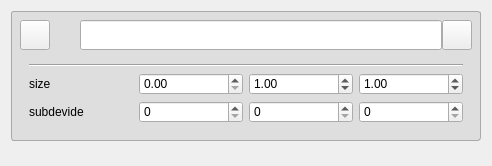
<?xml version="1.0" encoding="UTF-8"?>
<ui version="4.0">
 <class>FGEGeometryEditBoxForm</class>
 <widget class="QWidget" name="FGEGeometryEditBoxForm">
  <property name="geometry">
   <rect>
    <x>0</x>
    <y>0</y>
    <width>492</width>
    <height>166</height>
   </rect>
  </property>
  <property name="windowTitle">
   <string>Form</string>
  </property>
  <layout class="QGridLayout" name="gridLayout_4">
   <item row="0" column="0">
    <widget class="QWidget" name="widget" native="true">
     <property name="minimumSize">
      <size>
       <width>0</width>
       <height>0</height>
      </size>
     </property>
     <property name="maximumSize">
      <size>
       <width>16777215</width>
       <height>16777215</height>
      </size>
     </property>
     <property name="styleSheet">
      <string notr="true">QWidget#widget {
    border: 1px solid darkgray;
	background-color: rgb(222, 222, 222);
	border-radius: 3px;
}</string>
     </property>
     <layout class="QGridLayout" name="gridLayout_2">
      <property name="leftMargin">
       <number>9</number>
      </property>
      <property name="topMargin">
       <number>9</number>
      </property>
      <property name="rightMargin">
       <number>9</number>
      </property>
      <property name="bottomMargin">
       <number>9</number>
      </property>
      <property name="spacing">
       <number>4</number>
      </property>
      <item row="0" column="0">
       <widget class="QWidget" name="widget_2" native="true">
        <property name="minimumSize">
         <size>
          <width>0</width>
          <height>30</height>
         </size>
        </property>
        <property name="maximumSize">
         <size>
          <width>16777215</width>
          <height>30</height>
         </size>
        </property>
        <layout class="QHBoxLayout" name="horizontalLayout_2">
         <property name="spacing">
          <number>0</number>
         </property>
         <property name="leftMargin">
          <number>0</number>
         </property>
         <property name="topMargin">
          <number>0</number>
         </property>
         <property name="rightMargin">
          <number>0</number>
         </property>
         <property name="bottomMargin">
          <number>0</number>
         </property>
         <item>
          <widget class="QPushButton" name="pushButton">
           <property name="minimumSize">
            <size>
             <width>30</width>
             <height>30</height>
            </size>
           </property>
           <property name="maximumSize">
            <size>
             <width>30</width>
             <height>30</height>
            </size>
           </property>
           <property name="text">
            <string/>
           </property>
           <property name="icon">
            <iconset resource="../../icons.qrc">
             <normaloff>:/Icons/svg/down_arrow.svg</normaloff>:/Icons/svg/down_arrow.svg</iconset>
           </property>
           <property name="iconSize">
            <size>
             <width>16</width>
             <height>16</height>
            </size>
           </property>
           <property name="autoRepeatDelay">
            <number>297</number>
           </property>
          </widget>
         </item>
         <item>
          <widget class="QLabel" name="label_5">
           <property name="minimumSize">
            <size>
             <width>30</width>
             <height>30</height>
            </size>
           </property>
           <property name="maximumSize">
            <size>
             <width>30</width>
             <height>30</height>
            </size>
           </property>
           <property name="text">
            <string/>
           </property>
           <property name="pixmap">
            <pixmap resource="../../icons.qrc">:/Icons/shapes/cuboid.png</pixmap>
           </property>
           <property name="scaledContents">
            <bool>true</bool>
           </property>
           <property name="margin">
            <number>3</number>
           </property>
          </widget>
         </item>
         <item>
          <widget class="QLineEdit" name="lineEdit">
           <property name="minimumSize">
            <size>
             <width>0</width>
             <height>30</height>
            </size>
           </property>
          </widget>
         </item>
         <item>
          <widget class="QPushButton" name="pushButton_close">
           <property name="minimumSize">
            <size>
             <width>30</width>
             <height>30</height>
            </size>
           </property>
           <property name="maximumSize">
            <size>
             <width>30</width>
             <height>30</height>
            </size>
           </property>
           <property name="text">
            <string/>
           </property>
           <property name="icon">
            <iconset resource="../../icons.qrc">
             <normaloff>:/Icons/delete_splite.png</normaloff>:/Icons/delete_splite.png</iconset>
           </property>
           <property name="iconSize">
            <size>
             <width>12</width>
             <height>12</height>
            </size>
           </property>
          </widget>
         </item>
        </layout>
       </widget>
      </item>
      <item row="1" column="0">
       <widget class="QWidget" name="widget_3" native="true">
        <layout class="QGridLayout" name="gridLayout_3">
         <item row="1" column="0" colspan="2">
          <layout class="QGridLayout" name="gridLayout">
           <item row="0" column="3">
            <widget class="QDoubleSpinBox" name="doubleSpinBox_y">
             <property name="maximum">
              <double>10000000.000000000000000</double>
             </property>
             <property name="singleStep">
              <double>0.010000000000000</double>
             </property>
             <property name="value">
              <double>1.000000000000000</double>
             </property>
            </widget>
           </item>
           <item row="1" column="3">
            <widget class="QSpinBox" name="spinBox_y"/>
           </item>
           <item row="1" column="0">
            <widget class="QLabel" name="label_3">
             <property name="text">
              <string>subdevide</string>
             </property>
            </widget>
           </item>
           <item row="0" column="0">
            <widget class="QLabel" name="label">
             <property name="text">
              <string>size</string>
             </property>
            </widget>
           </item>
           <item row="0" column="1">
            <widget class="QDoubleSpinBox" name="doubleSpinBox_x">
             <property name="minimum">
              <double>0.000000000000000</double>
             </property>
             <property name="maximum">
              <double>10000000.000000000000000</double>
             </property>
             <property name="singleStep">
              <double>0.010000000000000</double>
             </property>
            </widget>
           </item>
           <item row="1" column="1">
            <widget class="QSpinBox" name="spinBox_x"/>
           </item>
           <item row="1" column="4">
            <widget class="QSpinBox" name="spinBox_z"/>
           </item>
           <item row="0" column="4">
            <widget class="QDoubleSpinBox" name="doubleSpinBox_z">
             <property name="maximum">
              <double>10000000.000000000000000</double>
             </property>
             <property name="singleStep">
              <double>0.010000000000000</double>
             </property>
             <property name="value">
              <double>1.000000000000000</double>
             </property>
            </widget>
           </item>
          </layout>
         </item>
         <item row="0" column="0" colspan="2">
          <widget class="Line" name="line">
           <property name="minimumSize">
            <size>
             <width>0</width>
             <height>4</height>
            </size>
           </property>
           <property name="maximumSize">
            <size>
             <width>16777215</width>
             <height>4</height>
            </size>
           </property>
           <property name="orientation">
            <enum>Qt::Horizontal</enum>
           </property>
          </widget>
         </item>
        </layout>
       </widget>
      </item>
      <item row="2" column="0">
       <spacer name="verticalSpacer_2">
        <property name="orientation">
         <enum>Qt::Vertical</enum>
        </property>
        <property name="sizeHint" stdset="0">
         <size>
          <width>20</width>
          <height>0</height>
         </size>
        </property>
       </spacer>
      </item>
     </layout>
    </widget>
   </item>
   <item row="1" column="0">
    <spacer name="verticalSpacer_3">
     <property name="orientation">
      <enum>Qt::Vertical</enum>
     </property>
     <property name="sizeHint" stdset="0">
      <size>
       <width>20</width>
       <height>80</height>
      </size>
     </property>
    </spacer>
   </item>
  </layout>
 </widget>
 <resources>
  <include location="../../icons.qrc"/>
 </resources>
 <connections/>
</ui>
